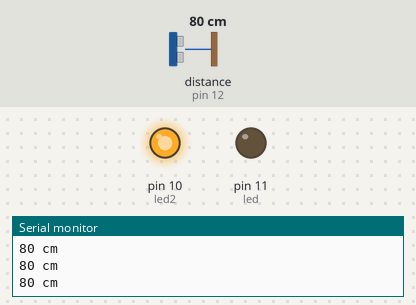
The sketch below on a simulated Arduino Uno, built with avr-gcc and run on an emulated ATmega328P. Shown: output pins drawn as LEDs (lit = HIGH), the last lines printed to the serial monitor. Wiring (inferred from the names in the program): ultrasonic range finder: trigger pin 13; echo pin 12. The test bench sets the inputs (shaded band); at power-on: distance to the obstacle (sensor on pin 12) 80 cm. The echo pulse lasts 58.3 µs per cm; pins used as bus, display or sensor lines are not drawn.

Above: at 1.2 s.
1.3 s: distance to the obstacle (sensor on pin 12) set to 6 cm
2.8 s: distance to the obstacle (sensor on pin 12) set to 3 cm
At 3.4 s:
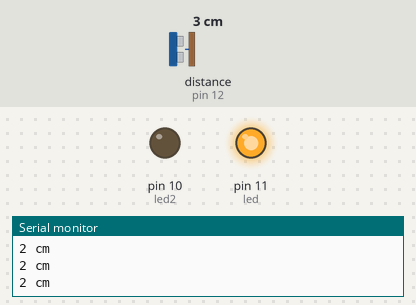
4.3 s: distance to the obstacle (sensor on pin 12) set to 9 cm
At 5.1 s:
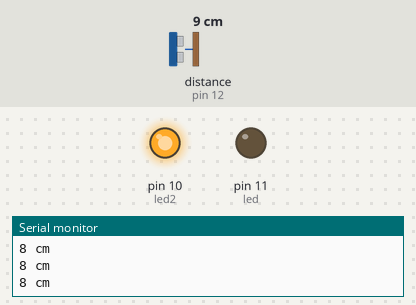
5.8 s: distance to the obstacle (sensor on pin 12) set to 2 cm
At 6.8 s:
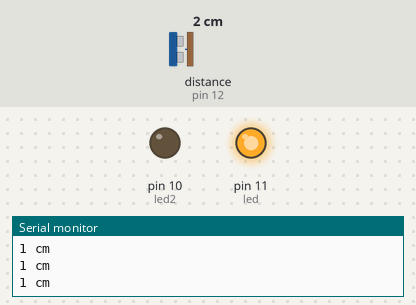
Timing chart, 0 to 8.3 s (numbered marks = the images above; inputs shaded):
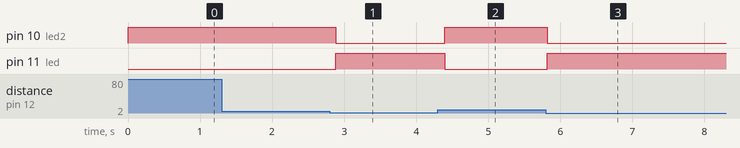

The sketch:

hc-sr04BasicExample.ino
```cpp
#include "hc-sr04.h"

#define trigPin 13
#define echoPin 12
#define led 11
#define led2 10

void setup() {
  Serial.begin (9600);
  pinMode(trigPin, OUTPUT);
  pinMode(echoPin, INPUT);
  pinMode(led, OUTPUT);
  pinMode(led2, OUTPUT);
}

void loop() {
  long distance = getDistance(trigPin, echoPin);

  if (distance < 4)
  {  // This is where the LED On/Off happens
    digitalWrite(led,HIGH); // When the Red condition is met, the Green LED should turn off
    digitalWrite(led2,LOW);
  }
  else
  {
    digitalWrite(led,LOW);
    digitalWrite(led2,HIGH);
  }

  if (distance >= 200 || distance <= 0)
  {
    Serial.println("Out of range");
  }
  else
  {
    Serial.print(distance);
    Serial.println(" cm");
  }

  delay(100);
}
```

hc-sr04.h
```cpp
#pragma once

long getDistance(int triggerPin, int echoPin)
{
    digitalWrite(triggerPin, LOW);
    delayMicroseconds(2);
    digitalWrite(triggerPin, HIGH);
    delayMicroseconds(10);
    digitalWrite(triggerPin, LOW);
    long duration = pulseIn(echoPin, HIGH);
    long distance = (duration / 2) / 29.1;

    return distance;
}
```

Measured:
- the behaviour switches between 5 and 4 cm on distance to the obstacle (sensor on pin 12) (found by bisection; images 0 and 1)
- after the input at 2.8 s, pin 10 (led2): HIGH → LOW after 0.09 s; pin 11 (led): LOW → HIGH after 0.09 s
- after the input at 4.3 s, pin 10 (led2): LOW → HIGH after 0.10 s; pin 11 (led): HIGH → LOW after 0.10 s
- after the input at 5.8 s, pin 10 (led2): HIGH → LOW at once; pin 11 (led): LOW → HIGH at once
